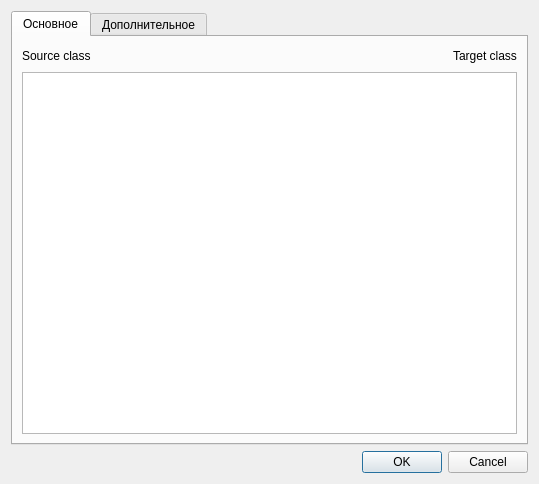
<?xml version="1.0" encoding="UTF-8"?>
<ui version="4.0">
 <class>EditLinkDialog</class>
 <widget class="QDialog" name="EditLinkDialog">
  <property name="geometry">
   <rect>
    <x>0</x>
    <y>0</y>
    <width>539</width>
    <height>484</height>
   </rect>
  </property>
  <property name="windowTitle">
   <string>Dialog</string>
  </property>
  <layout class="QVBoxLayout" name="verticalLayout">
   <item>
    <widget class="QTabWidget" name="tabWidget">
     <property name="currentIndex">
      <number>0</number>
     </property>
     <widget class="QWidget" name="tab">
      <attribute name="title">
       <string>Основное</string>
      </attribute>
      <layout class="QVBoxLayout" name="verticalLayout_2">
       <item>
        <layout class="QHBoxLayout" name="horizontalLayout">
         <item>
          <widget class="QLabel" name="label">
           <property name="text">
            <string>Source class</string>
           </property>
          </widget>
         </item>
         <item>
          <spacer name="horizontalSpacer">
           <property name="orientation">
            <enum>Qt::Horizontal</enum>
           </property>
           <property name="sizeHint" stdset="0">
            <size>
             <width>40</width>
             <height>20</height>
            </size>
           </property>
          </spacer>
         </item>
         <item>
          <widget class="QLabel" name="label_2">
           <property name="text">
            <string>Target class</string>
           </property>
          </widget>
         </item>
        </layout>
       </item>
       <item>
        <widget class="QTableView" name="tableView"/>
       </item>
      </layout>
     </widget>
     <widget class="QWidget" name="tab_2">
      <attribute name="title">
       <string>Дополнительное</string>
      </attribute>
      <layout class="QVBoxLayout" name="verticalLayout_3">
       <item>
        <layout class="QHBoxLayout" name="horizontalLayout_2">
         <item>
          <layout class="QFormLayout" name="formLayout">
           <item row="0" column="0">
            <widget class="QLabel" name="label_3">
             <property name="text">
              <string>Цвет</string>
             </property>
            </widget>
           </item>
           <item row="0" column="1">
            <widget class="QToolButton" name="toolButton">
             <property name="minimumSize">
              <size>
               <width>50</width>
               <height>0</height>
              </size>
             </property>
             <property name="text">
              <string/>
             </property>
            </widget>
           </item>
           <item row="1" column="0">
            <widget class="QLabel" name="label_4">
             <property name="text">
              <string>Толщина</string>
             </property>
            </widget>
           </item>
           <item row="1" column="1">
            <widget class="QSpinBox" name="spinBox">
             <property name="minimumSize">
              <size>
               <width>50</width>
               <height>0</height>
              </size>
             </property>
            </widget>
           </item>
           <item row="2" column="0">
            <widget class="QLabel" name="label_5">
             <property name="text">
              <string>Слой</string>
             </property>
            </widget>
           </item>
           <item row="2" column="1">
            <widget class="QComboBox" name="comboBox"/>
           </item>
          </layout>
         </item>
         <item>
          <spacer name="horizontalSpacer_2">
           <property name="orientation">
            <enum>Qt::Horizontal</enum>
           </property>
           <property name="sizeHint" stdset="0">
            <size>
             <width>40</width>
             <height>20</height>
            </size>
           </property>
          </spacer>
         </item>
        </layout>
       </item>
       <item>
        <widget class="QCheckBox" name="checkBox">
         <property name="text">
          <string>Связь не работает</string>
         </property>
        </widget>
       </item>
       <item>
        <widget class="QCheckBox" name="checkBox_2">
         <property name="text">
          <string>Показывать стрелки</string>
         </property>
        </widget>
       </item>
       <item>
        <spacer name="verticalSpacer">
         <property name="orientation">
          <enum>Qt::Vertical</enum>
         </property>
         <property name="sizeHint" stdset="0">
          <size>
           <width>20</width>
           <height>260</height>
          </size>
         </property>
        </spacer>
       </item>
      </layout>
     </widget>
    </widget>
   </item>
   <item>
    <widget class="QDialogButtonBox" name="buttonBox">
     <property name="orientation">
      <enum>Qt::Horizontal</enum>
     </property>
     <property name="standardButtons">
      <set>QDialogButtonBox::Cancel|QDialogButtonBox::Ok</set>
     </property>
    </widget>
   </item>
  </layout>
 </widget>
 <resources/>
 <connections>
  <connection>
   <sender>buttonBox</sender>
   <signal>accepted()</signal>
   <receiver>EditLinkDialog</receiver>
   <slot>accept()</slot>
   <hints>
    <hint type="sourcelabel">
     <x>248</x>
     <y>254</y>
    </hint>
    <hint type="destinationlabel">
     <x>157</x>
     <y>274</y>
    </hint>
   </hints>
  </connection>
  <connection>
   <sender>buttonBox</sender>
   <signal>rejected()</signal>
   <receiver>EditLinkDialog</receiver>
   <slot>reject()</slot>
   <hints>
    <hint type="sourcelabel">
     <x>316</x>
     <y>260</y>
    </hint>
    <hint type="destinationlabel">
     <x>286</x>
     <y>274</y>
    </hint>
   </hints>
  </connection>
 </connections>
</ui>
